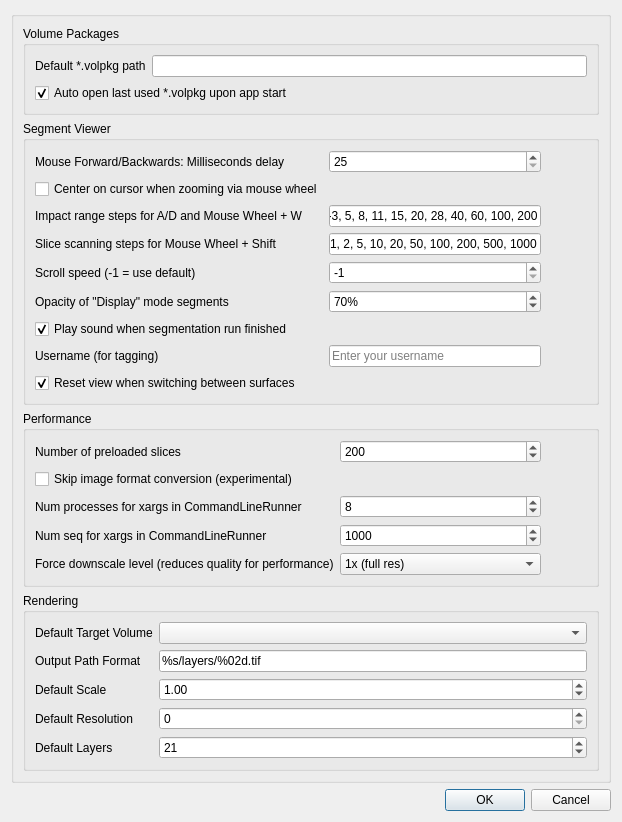
<?xml version="1.0" encoding="UTF-8"?>
<ui version="4.0">
 <class>VCSettingsDlg</class>
 <widget class="QDialog" name="VCSettingsDlg">
  <property name="geometry">
   <rect>
    <x>0</x>
    <y>0</y>
    <width>622</width>
    <height>580</height>
   </rect>
  </property>
  <property name="windowTitle">
   <string>Settings</string>
  </property>
  <layout class="QGridLayout" name="gridLayout_3">
   <item row="0" column="0">
    <widget class="QGroupBox" name="groupBox">
     <property name="title">
      <string/>
     </property>
     <layout class="QFormLayout" name="formLayout">
      <item row="0" column="0" colspan="2">
       <widget class="QGroupBox" name="groupBox_2">
        <property name="title">
         <string>Volume Packages</string>
        </property>
        <layout class="QGridLayout" name="gridLayout">
         <item row="0" column="0">
          <widget class="QLabel" name="label">
           <property name="text">
            <string>Default *.volpkg path</string>
           </property>
          </widget>
         </item>
         <item row="0" column="1">
          <widget class="QLineEdit" name="edtDefaultPathVolpkg"/>
         </item>
         <item row="1" column="0" colspan="2">
          <widget class="QCheckBox" name="chkAutoOpenVolpkg">
           <property name="text">
            <string>Auto open last used *.volpkg upon app start</string>
           </property>
           <property name="checked">
            <bool>true</bool>
           </property>
          </widget>
         </item>
        </layout>
       </widget>
      </item>
      <item row="1" column="0" colspan="2">
       <widget class="QGroupBox" name="groupBox_3">
        <property name="title">
         <string>Segment Viewer</string>
        </property>
        <layout class="QGridLayout" name="gridLayout_2">
         <item row="4" column="0">
          <widget class="QLabel" name="label_6">
           <property name="text">
            <string>Scroll speed (-1 = use default)</string>
           </property>
          </widget>
         </item>
         <item row="3" column="1">
          <widget class="QLineEdit" name="edtScanRange">
           <property name="text">
            <string>1, 2, 5, 10, 20, 50, 100, 200, 500, 1000</string>
           </property>
          </widget>
         </item>
         <item row="2" column="1">
          <widget class="QLineEdit" name="edtImpactRange">
           <property name="text">
            <string>1-3, 5, 8, 11, 15, 20, 28, 40, 60, 100, 200</string>
           </property>
          </widget>
         </item>
         <item row="2" column="0">
          <widget class="QLabel" name="label_3">
           <property name="text">
            <string>Impact range steps for A/D and Mouse Wheel + W</string>
           </property>
          </widget>
         </item>
         <item row="4" column="1">
          <widget class="QSpinBox" name="spinScrollSpeed">
           <property name="minimum">
            <number>-1</number>
           </property>
           <property name="value">
            <number>-1</number>
           </property>
          </widget>
         </item>
         <item row="5" column="0">
          <widget class="QLabel" name="label_7">
           <property name="text">
            <string>Opacity of &quot;Display&quot; mode segments</string>
           </property>
          </widget>
         </item>
         <item row="5" column="1">
          <widget class="QSpinBox" name="spinDisplayOpacity">
           <property name="suffix">
            <string>%</string>
           </property>
           <property name="minimum">
            <number>0</number>
           </property>
           <property name="maximum">
            <number>100</number>
           </property>
           <property name="value">
            <number>70</number>
           </property>
          </widget>
         </item>
         <item row="1" column="0">
          <widget class="QCheckBox" name="chkCenterOnZoom">
           <property name="text">
            <string>Center on cursor when zooming via mouse wheel</string>
           </property>
          </widget>
         </item>
         <item row="6" column="0">
          <widget class="QCheckBox" name="chkPlaySoundAfterSegRun">
           <property name="text">
            <string>Play sound when segmentation run finished</string>
           </property>
           <property name="checked">
            <bool>true</bool>
           </property>
          </widget>
         </item>
         <item row="7" column="0">
          <widget class="QLabel" name="label_8">
           <property name="text">
            <string>Username (for tagging)</string>
           </property>
          </widget>
         </item>
         <item row="7" column="1">
          <widget class="QLineEdit" name="edtUsername">
           <property name="placeholderText">
            <string>Enter your username</string>
           </property>
          </widget>
         </item>
         <item row="0" column="1">
          <widget class="QSpinBox" name="spinFwdBackStepMs">
           <property name="minimum">
            <number>25</number>
           </property>
           <property name="maximum">
            <number>1000</number>
           </property>
           <property name="value">
            <number>25</number>
           </property>
          </widget>
         </item>
         <item row="3" column="0">
          <widget class="QLabel" name="label_5">
           <property name="text">
            <string>Slice scanning steps for Mouse Wheel + Shift</string>
           </property>
          </widget>
         </item>
         <item row="0" column="0">
          <widget class="QLabel" name="label_2">
           <property name="text">
            <string>Mouse Forward/Backwards: Milliseconds delay</string>
           </property>
          </widget>
         </item>
         <item row="4" column="2">
          <widget class="QPushButton" name="btnHelpScrollSpeed">
           <property name="enabled">
            <bool>true</bool>
           </property>
           <property name="sizePolicy">
            <sizepolicy hsizetype="Minimum" vsizetype="Minimum">
             <horstretch>0</horstretch>
             <verstretch>0</verstretch>
            </sizepolicy>
           </property>
           <property name="toolTip">
            <string>&lt;html&gt;&lt;head/&gt;&lt;body&gt;&lt;p&gt;-1 and 0 = default speed &lt;/p&gt;&lt;p&gt;1 = very slow/fine scrolling&lt;/p&gt;&lt;p&gt;higher values = faster scrolling&lt;/p&gt;&lt;/body&gt;&lt;/html&gt;</string>
           </property>
           <property name="text">
            <string/>
           </property>
           <property name="icon">
            <iconset theme="help-contents"/>
           </property>
           <property name="flat">
            <bool>true</bool>
           </property>
          </widget>
         </item>
         <item row="5" column="2">
          <widget class="QPushButton" name="btnHelpDisplayOpacity">
           <property name="enabled">
            <bool>true</bool>
           </property>
           <property name="sizePolicy">
            <sizepolicy hsizetype="Minimum" vsizetype="Minimum">
             <horstretch>0</horstretch>
             <verstretch>0</verstretch>
            </sizepolicy>
           </property>
           <property name="toolTip">
            <string>&lt;html&gt;&lt;head/&gt;&lt;body&gt;&lt;p&gt;Applies to non highlighted segments in display mode&lt;/p&gt;&lt;p&gt;0% = completely transparent = invisible&lt;/p&gt;&lt;p&gt;100% = completely opaque&lt;/p&gt;&lt;/body&gt;&lt;/html&gt;</string>
           </property>
           <property name="text">
            <string/>
           </property>
           <property name="icon">
            <iconset theme="help-contents"/>
           </property>
           <property name="flat">
            <bool>true</bool>
           </property>
          </widget>
         </item>
         <item row="8" column="0" colspan="2">
          <widget class="QCheckBox" name="chkResetViewOnSurfaceChange">
           <property name="text">
            <string>Reset view when switching between surfaces</string>
           </property>
           <property name="checked">
            <bool>true</bool>
           </property>
           <property name="toolTip">
            <string>When enabled, the view will automatically fit and center on each surface when switching between segments</string>
           </property>
          </widget>
         </item>
        </layout>
       </widget>
      </item>
      <item row="2" column="0" colspan="2">
       <widget class="QGroupBox" name="groupBox_4">
        <property name="title">
         <string>Performance</string>
        </property>
        <layout class="QGridLayout" name="gridLayout_4" columnstretch="1,1,0">
         <item row="0" column="1">
          <widget class="QSpinBox" name="spinPreloadedSlices">
           <property name="minimum">
            <number>1</number>
           </property>
           <property name="maximum">
            <number>9999</number>
           </property>
           <property name="value">
            <number>200</number>
           </property>
          </widget>
         </item>
         <item row="0" column="0">
          <widget class="QLabel" name="label_4">
           <property name="text">
            <string>Number of preloaded slices</string>
           </property>
          </widget>
         </item>
         <item row="0" column="2">
          <widget class="QPushButton" name="btnHelpPreloadedSlices">
           <property name="enabled">
            <bool>true</bool>
           </property>
           <property name="sizePolicy">
            <sizepolicy hsizetype="Minimum" vsizetype="Minimum">
             <horstretch>0</horstretch>
             <verstretch>0</verstretch>
            </sizepolicy>
           </property>
           <property name="toolTip">
            <string>&lt;html&gt;&lt;head/&gt;&lt;body&gt;&lt;p&gt;Number of slices that will be preloaded into RAM once you enter the Segmentation Tool. &lt;/p&gt;&lt;p&gt;They are centered around the slice the Segmentation Tool was started on (half above, half below).&lt;/p&gt;&lt;/body&gt;&lt;/html&gt;</string>
           </property>
           <property name="text">
            <string/>
           </property>
           <property name="icon">
            <iconset theme="help-contents"/>
           </property>
           <property name="flat">
            <bool>true</bool>
           </property>
          </widget>
         </item>
         <item row="1" column="0">
          <widget class="QCheckBox" name="chkSkipImageFormatConvExp">
           <property name="text">
            <string>Skip image format conversion (experimental)</string>
           </property>
          </widget>
         </item>
         <item row="2" column="0">
          <widget class="QLabel" name="labelParallelProcesses">
           <property name="text">
            <string>Num processes for xargs in CommandLineRunner</string>
           </property>
          </widget>
         </item>
         <item row="2" column="1">
          <widget class="QSpinBox" name="spinParallelProcesses">
           <property name="minimum">
            <number>1</number>
           </property>
           <property name="maximum">
            <number>128</number>
           </property>
           <property name="value">
            <number>8</number>
           </property>
          </widget>
         </item>
         <item row="3" column="0">
          <widget class="QLabel" name="labelIterationCount">
           <property name="text">
            <string>Num seq for xargs in CommandLineRunner</string>
           </property>
          </widget>
         </item>
         <item row="3" column="1">
          <widget class="QSpinBox" name="spinIterationCount">
           <property name="minimum">
            <number>1</number>
           </property>
           <property name="maximum">
            <number>50000000</number>
           </property>
           <property name="value">
            <number>1000</number>
           </property>
          </widget>
         </item>
         <item row="4" column="0">
           <widget class="QLabel" name="labelDownscaleOverride">
             <property name="text">
               <string>Force downscale level (reduces quality for performance)</string>
             </property>
           </widget>
         </item>
         <item row="4" column="1">
           <widget class="QComboBox" name="cmbDownscaleOverride">
             <item>
               <property name="text">
                 <string>1x (full res)</string>
               </property>
             </item>
             <item>
               <property name="text">
                 <string>2x</string>
               </property>
             </item>
             <item>
               <property name="text">
                 <string>4x</string>
               </property>
             </item>
             <item>
               <property name="text">
                 <string>8x</string>
               </property>
             </item>
             <item>
               <property name="text">
                 <string>16x</string>
               </property>
             </item>
             <item>
               <property name="text">
                 <string>32x</string>
               </property>
             </item>
           </widget>
         </item>
         <item row="4" column="2">
           <widget class="QPushButton" name="btnHelpDownscaleOverride">
             <property name="enabled">
               <bool>true</bool>
             </property>
             <property name="sizePolicy">
               <sizepolicy hsizetype="Minimum" vsizetype="Minimum">
                 <horstretch>0</horstretch>
                 <verstretch>0</verstretch>
               </sizepolicy>
             </property>
             <property name="toolTip">
               <string>&lt;html&gt;&lt;head/&gt;&lt;body&gt;&lt;p&gt;Forces the viewer to use a more downscaled version of the zarr volume.&lt;/p&gt;&lt;p&gt;This reduces image quality but improves performance and reduces file I/O.&lt;/p&gt;&lt;p&gt;1x (full res) = Use appropriate scale for zoom level&lt;br/&gt;2x = Use 2x more downscaled data&lt;br/&gt;4x = Use 4x more downscaled data&lt;br/&gt;etc.&lt;/p&gt;&lt;/body&gt;&lt;/html&gt;</string>
             </property>
             <property name="text">
               <string/>
             </property>
             <property name="icon">
               <iconset theme="help-contents"/>
             </property>
             <property name="flat">
               <bool>true</bool>
             </property>
           </widget>
         </item>
        </layout>
       </widget>
      </item>
      <item row="3" column="0" colspan="2">
       <widget class="QGroupBox" name="groupBoxRendering">
        <property name="title">
         <string>Rendering</string>
        </property>
        <layout class="QGridLayout" name="gridLayoutRendering">
         <item row="0" column="0">
          <widget class="QLabel" name="labelDefaultVolume">
           <property name="text">
            <string>Default Target Volume</string>
           </property>
          </widget>
         </item>
         <item row="0" column="1">
          <widget class="QComboBox" name="cmbDefaultVolume"/>
         </item>
         <item row="1" column="0">
          <widget class="QLabel" name="labelOutputFormat">
           <property name="text">
            <string>Output Path Format</string>
           </property>
          </widget>
         </item>
         <item row="1" column="1">
          <widget class="QLineEdit" name="edtOutputFormat">
           <property name="text">
            <string>%s/layers/%02d.tif</string>
           </property>
          </widget>
         </item>
         <item row="2" column="0">
          <widget class="QLabel" name="labelScale">
           <property name="text">
            <string>Default Scale</string>
           </property>
          </widget>
         </item>
         <item row="2" column="1">
          <widget class="QDoubleSpinBox" name="spinScale">
           <property name="minimum">
            <double>0.010000000000000</double>
           </property>
           <property name="maximum">
            <double>10.000000000000000</double>
           </property>
           <property name="singleStep">
            <double>0.100000000000000</double>
           </property>
           <property name="value">
            <double>1.000000000000000</double>
           </property>
          </widget>
         </item>
         <item row="3" column="0">
          <widget class="QLabel" name="labelResolution">
           <property name="text">
            <string>Default Resolution</string>
           </property>
          </widget>
         </item>
         <item row="3" column="1">
          <widget class="QSpinBox" name="spinResolution">
           <property name="minimum">
            <number>0</number>
           </property>
           <property name="maximum">
            <number>5</number>
           </property>
           <property name="value">
            <number>0</number>
           </property>
          </widget>
         </item>
         <item row="4" column="0">
          <widget class="QLabel" name="labelLayers">
           <property name="text">
            <string>Default Layers</string>
           </property>
          </widget>
         </item>
         <item row="4" column="1">
          <widget class="QSpinBox" name="spinLayers">
           <property name="minimum">
            <number>1</number>
           </property>
           <property name="maximum">
            <number>100</number>
           </property>
           <property name="value">
            <number>21</number>
           </property>
          </widget>
         </item>
        </layout>
       </widget>
      </item>
     </layout>
    </widget>
   </item>
   <item row="1" column="0">
    <widget class="QDialogButtonBox" name="buttonBox">
     <property name="orientation">
      <enum>Qt::Horizontal</enum>
     </property>
     <property name="standardButtons">
      <set>QDialogButtonBox::Cancel|QDialogButtonBox::Ok</set>
     </property>
    </widget>
   </item>
  </layout>
 </widget>
 <resources/>
 <connections>
  <connection>
   <sender>buttonBox</sender>
   <signal>accepted()</signal>
   <receiver>VCSettingsDlg</receiver>
   <slot>accept()</slot>
   <hints>
    <hint type="sourcelabel">
     <x>248</x>
     <y>254</y>
    </hint>
    <hint type="destinationlabel">
     <x>157</x>
     <y>274</y>
    </hint>
   </hints>
  </connection>
  <connection>
   <sender>buttonBox</sender>
   <signal>rejected()</signal>
   <receiver>VCSettingsDlg</receiver>
   <slot>reject()</slot>
   <hints>
    <hint type="sourcelabel">
     <x>316</x>
     <y>260</y>
    </hint>
    <hint type="destinationlabel">
     <x>286</x>
     <y>274</y>
    </hint>
   </hints>
  </connection>
 </connections>
</ui>
